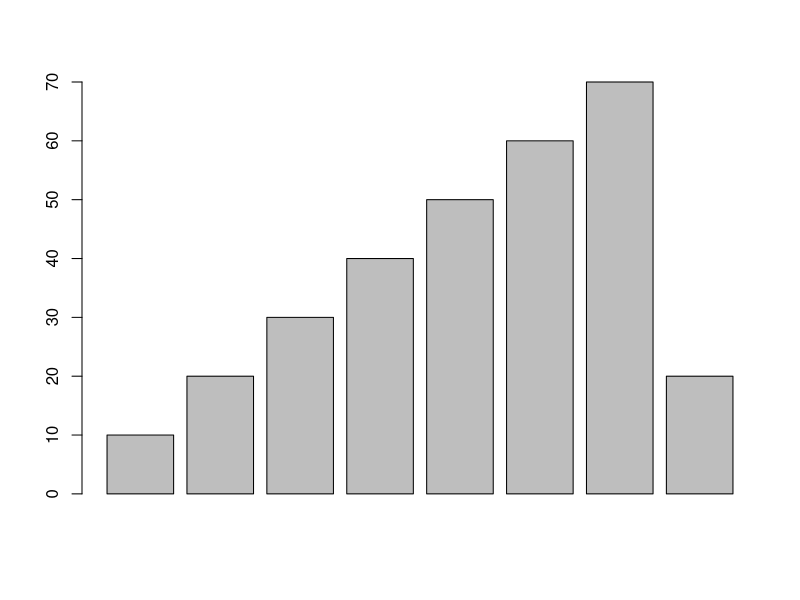

Source code (R):
data <- c(10,20,30,40,50,60,70,20)
print("dataset:")
print(data)
mean_value <- mean(data)
print(paste("mean=",mean_value))
median_value <- median(data)
print(paste("median=",median_value))
mode_function <-function(x){
  uniq_value <- unique(x)
  uniq_value[which.max(tabulate(match(x, uniq_value)))]
}
mode_value <- mode_function(data)
print(paste("mode=",mode_value))
max_value <- max(data)
print(paste("maximum=",max_value))
min_value <- min(data)
print(paste("minimum=",min_value))
variance_value <- var(data)
print(paste("variance=",variance_value))
sd_value <- sd(data)
print(paste("sd:",sd_value))
summary(data)
barplot(data)
